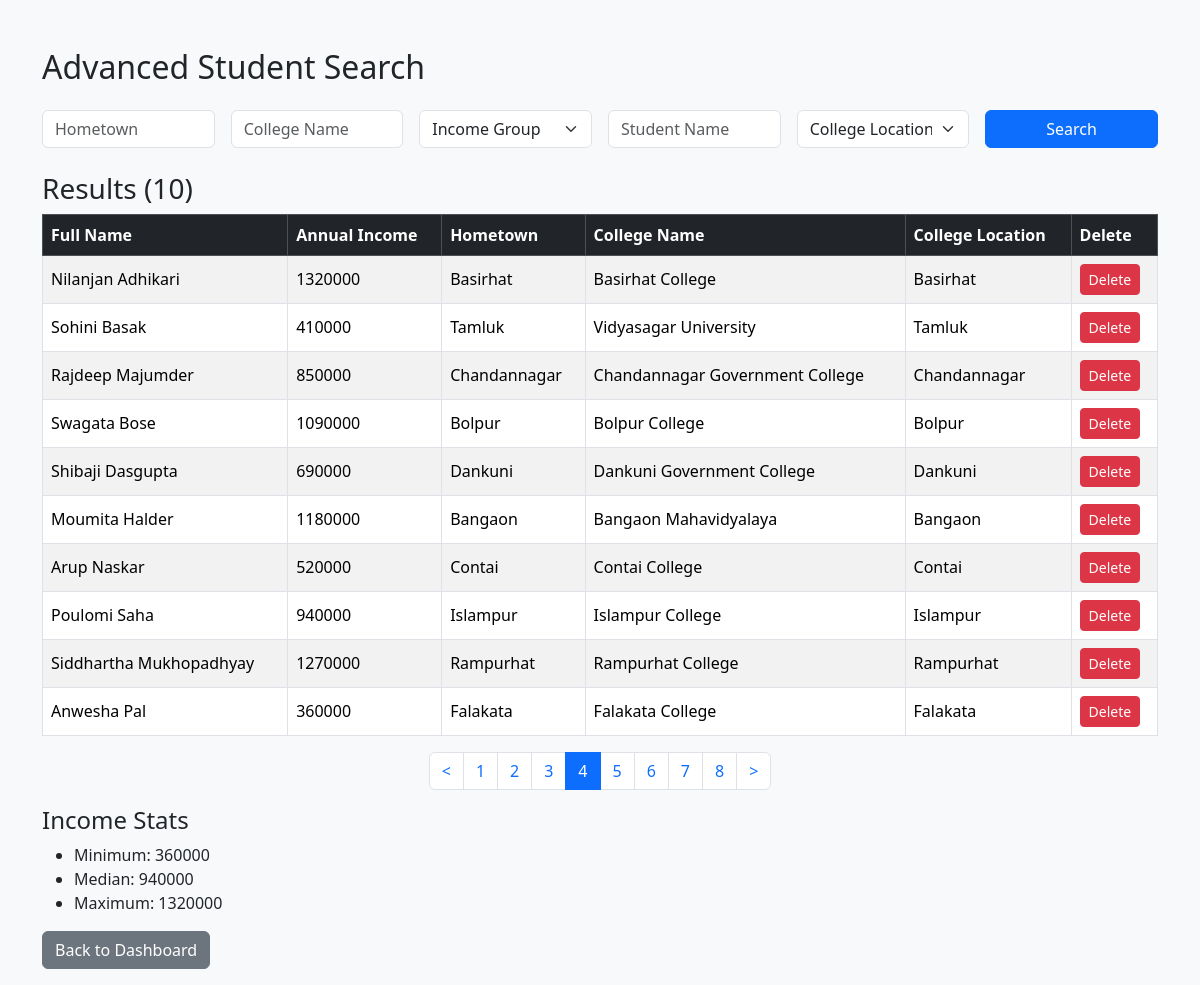
Screenshot of /admin/search?page=4 (signed in) with the database file from the repository.
### tables this page shows
CREATE TABLE profiles (
            user_id INTEGER PRIMARY KEY,
            full_name TEXT,
            annual_income INTEGER,
            hometown TEXT,
            college_name TEXT,
            college_location TEXT,
            FOREIGN KEY(user_id) REFERENCES users(id)
        );

### app.py (the view, shortened to what this page needs)
@app.route('/admin/search', methods=['GET', 'POST'])
@login_required
def admin_search():
    if getattr(current_user, 'role', None) != 'admin':
        return redirect(url_for('admin_login'))
    page = request.args.get('page', 1, type=int)
    per_page = 10
    conn = sqlite3.connect('database.db')
    c = conn.cursor()
    income_groups = [
        ('<4.8L', 'annual_income < 480000'),
        ('4.8L-7.7L', 'annual_income BETWEEN 480000 AND 770000'),
        ('7.7L-10.2L', 'annual_income BETWEEN 770000 AND 1020000'),
        ('10.2L-13.8L', 'annual_income BETWEEN 1020000 AND 1380000'),
        ('>13.8L', 'annual_income > 1380000')
    ]
    c.execute("SELECT DISTINCT college_location FROM profiles")
    college_locations = sorted([row[0] for row in c.fetchall()])
    filters = []
    params = []
    query = '''SELECT * FROM profiles'''
    count_query = '''SELECT COUNT(*) FROM profiles'''
    if filters:
        filter_str = ' WHERE ' + ' AND '.join(filters)
        query += filter_str
        count_query += filter_str
    c.execute(count_query, params)
    total = c.fetchone()[0]
    query += ' LIMIT ? OFFSET ?'
    c.execute(query, params + [per_page, (page-1)*per_page])
    results = c.fetchall()
    incomes = [row[2] for row in results]
    stats = {
        'min': min(incomes) if incomes else 0,
        'max': max(incomes) if incomes else 0,
        'median': sorted(incomes)[len(incomes)//2] if incomes else 0
    }
    conn.close()
    total_pages = ceil(total/per_page) if total else 1
    pagination_window = get_pagination_window(page, total_pages, window=8)
    return render_template('admin_search.html',
                           results=results,
                           stats=stats,
                           income_groups=income_groups,
                           total_pages=total_pages,
                           current_page=page,
                           pagination_window=pagination_window,
                           college_locations=college_locations)

### app.py (called while the page is built)
def get_pagination_window(current_page, total_pages, window=8):
    half = window // 2
    if total_pages <= window:
        return list(range(1, total_pages + 1))
    elif current_page <= half:
        return list(range(1, window + 1))
    elif current_page >= total_pages - half:
        return list(range(total_pages - window + 1, total_pages + 1))
    else:
        return list(range(current_page - half + 1, current_page + half + 1))

@login_manager.user_loader
def user_loader(username):
    conn = sqlite3.connect('database.db')
    c = conn.cursor()
    c.execute("SELECT * FROM users WHERE username = ?", (username,))
    user_data = c.fetchone()
    if not user_data:
        return None
    user = User()
    user.id = username
    user.role = user_data[3]
    return user

### templates/admin_search.html (shortened to what this page needs)
<!DOCTYPE html>
<html>
<head>
  <link href="https://cdn.jsdelivr.net/npm/bootstrap@5.3.2/dist/css/bootstrap.min.css" rel="stylesheet">
</head>
<body class="bg-light">
<div class="container mt-5">
  <h2 class="mb-4">Advanced Student Search</h2>
  <form method="post" class="row g-3 mb-3">
    <div class="col-md-2">
      <input class="form-control" name="hometown" placeholder="Hometown" value="{{ request.form.get('hometown', '') }}">
    </div>
    <div class="col-md-2">
      <input class="form-control" name="college_name" placeholder="College Name" value="{{ request.form.get('college_name', '') }}">
    </div>
    <div class="col-md-2">
      <select class="form-select" name="income_group">
        <option value="">Income Group</option>
      </select>
    </div>
    <div class="col-md-2">
      <input class="form-control" name="student_name" placeholder="Student Name" value="{{ request.form.get('student_name', '') }}">
    </div>
    <div class="col-md-2">
      <select class="form-select" name="college_location">
        <option value="">College Location</option>
      </select>
    </div>
    <div class="col-md-2">
      <button type="submit" class="btn btn-primary w-100">Search</button>
    </div>
  </form>
  {% if results is not none %}
    <h3 class="mt-4">Results ({{ results|length }})</h3>
    <div class="table-responsive">
      <table class="table table-striped table-bordered align-middle">
        <thead class="table-dark">
          <tr>
            <th>Full Name</th>
            <th>Annual Income</th>
            <th>Hometown</th>
            <th>College Name</th>
            <th>College Location</th>
            <th>Delete</th>
          </tr>
        </thead>
        <tbody>
          {% for r in results %}
          <tr>
            <td>{{ r[1] }}</td>
            <td>{{ r[2] }}</td>
            <td>{{ r[3] }}</td>
            <td>{{ r[4] }}</td>
            <td>{{ r[5] }}</td>
            <td>
              <a class="btn btn-sm btn-danger" href="{{ url_for('admin_delete', user_id=r[0]) }}" onclick="return confirm('Are you sure you want to delete this student?');">Delete</a>
            </td>
          </tr>
          {% endfor %}
        </tbody>
      </table>
    </div>
    {% include 'pagination.html' %}
    <div class="mt-3">
      <h4>Income Stats</h4>
      <ul>
        <li>Minimum: {{ stats.min }}</li>
        <li>Median: {{ stats.median }}</li>
        <li>Maximum: {{ stats.max }}</li>
      </ul>
    </div>
  {% endif %}
  <p class="mt-3"><a class="btn btn-secondary" href="{{ url_for('admin_dashboard') }}">Back to Dashboard</a></p>
</div>
</body>
</html>

### rows the page displays
profiles: full_name "Nilanjan Adhikari", annual_income "1320000", hometown "Basirhat", college_name "Basirhat College", college_location "Basirhat", max "1320000"
profiles: full_name "Sohini Basak", annual_income "410000", hometown "Tamluk", college_name "Vidyasagar University", college_location "Tamluk"
profiles: full_name "Rajdeep Majumder", annual_income "850000", hometown "Chandannagar", college_name "Chandannagar Government College", college_location "Chandannagar"
profiles: full_name "Swagata Bose", annual_income "1090000", hometown "Bolpur", college_name "Bolpur College", college_location "Bolpur"
profiles: full_name "Shibaji Dasgupta", annual_income "690000", hometown "Dankuni", college_name "Dankuni Government College", college_location "Dankuni"
profiles: full_name "Moumita Halder", annual_income "1180000", hometown "Bangaon", college_name "Bangaon Mahavidyalaya", college_location "Bangaon"
profiles: full_name "Arup Naskar", annual_income "520000", hometown "Contai", college_name "Contai College", college_location "Contai"
profiles: full_name "Poulomi Saha", annual_income "940000", hometown "Islampur", college_name "Islampur College", college_location "Islampur", median "940000"
profiles: full_name "Siddhartha Mukhopadhyay", annual_income "1270000", hometown "Rampurhat", college_name "Rampurhat College", college_location "Rampurhat"
profiles: full_name "Anwesha Pal", annual_income "360000", hometown "Falakata", college_name "Falakata College", college_location "Falakata", min "360000"

### other values shown
{{ results|length }} "10"
{{ p }} "1" "2" "3" "4" "5" "6" "7" "8"
